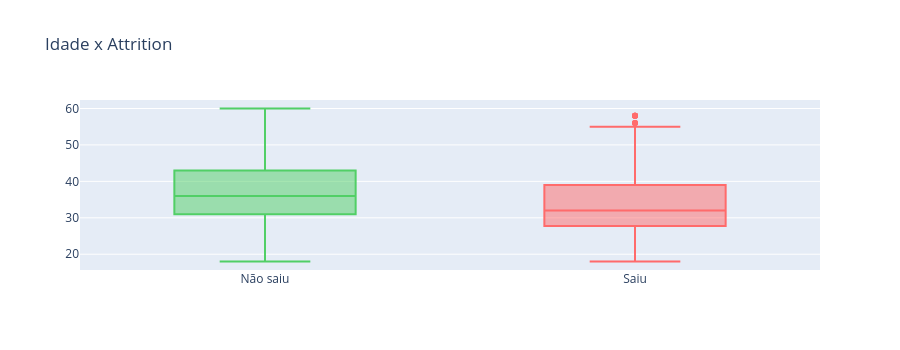
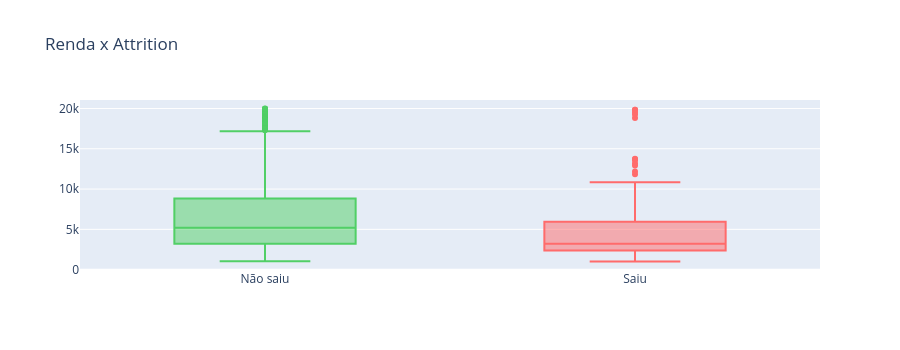

The cell these charts' notebook holds for them, in order:
### Code cell
fig = go.Figure()
for att, color, label in [(0, "#51cf66", "Não saiu"), (1, "#ff6b6b", "Saiu")]:
    s = ibm[ibm["Attrition"] == att]
    fig.add_trace(go.Box(y=s["Age"], name=label, marker_color=color))
fig.update_layout(height=350, title="Idade x Attrition", showlegend=False)
fig.show()

fig = go.Figure()
for att, color, label in [(0, "#51cf66", "Não saiu"), (1, "#ff6b6b", "Saiu")]:
    s = ibm[ibm["Attrition"] == att]
    fig.add_trace(go.Box(y=s["MonthlyIncome"], name=label, marker_color=color))
fig.update_layout(height=350, title="Renda x Attrition", showlegend=False)
fig.show()

### Figure 1 — Plotly figure (JSON) as saved in the notebook; plotly's stock layout.template omitted (floating-point values rounded to 4 significant figures; data arrays with more than 128 entries replaced by an {"elided": "..."} marker saying what was removed)
{"data": [{"marker": {"color": "#51cf66"}, "name": "Não saiu", "type": "box", "y": {"elided": "1233 int values"}}, {"marker": {"color": "#ff6b6b"}, "name": "Saiu", "type": "box", "y": {"elided": "237 int values"}}], "layout": {"height": 350, "showlegend": false, "title": {"text": "Idade x Attrition"}}}

### Figure 2 — Plotly figure (JSON) as saved in the notebook; plotly's stock layout.template omitted (floating-point values rounded to 4 significant figures; data arrays with more than 128 entries replaced by an {"elided": "..."} marker saying what was removed)
{"data": [{"marker": {"color": "#51cf66"}, "name": "Não saiu", "type": "box", "y": {"elided": "1233 int values"}}, {"marker": {"color": "#ff6b6b"}, "name": "Saiu", "type": "box", "y": {"elided": "237 int values"}}], "layout": {"height": 350, "showlegend": false, "title": {"text": "Renda x Attrition"}}}
